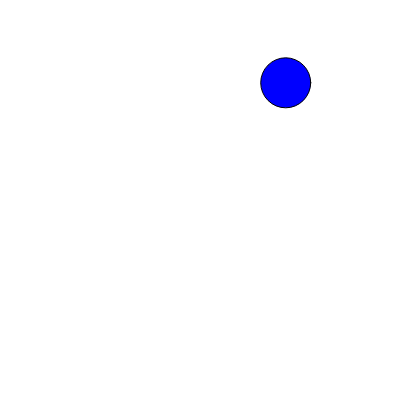
Frame 1 (no input)
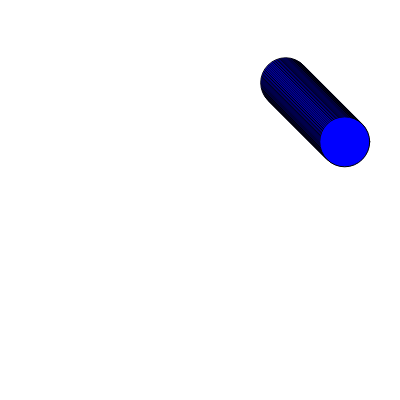
Frame 60 (no input)
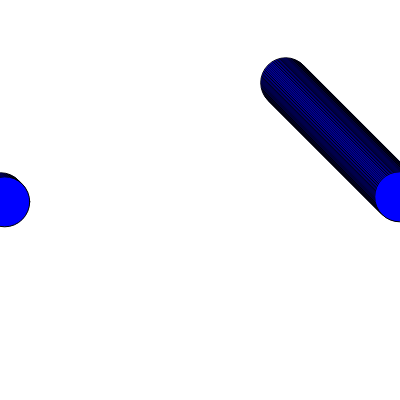
Frame 120 (the mouse pressed at the canvas centre since frame 60)

The p5.js sketch that drew these frames (run headless with seeded random() and noise() and a simulated clock; from frame 60 on, the mouse is pressed at the canvas centre):

// p5.js sketch
// ── sketch.js
let x, y

function setup() {
  let canvas = createCanvas(400, 400)
  x = random(width)
  y = random(height)
}

function draw() {
  fill(0, 0, 255)
  ellipse(x, y, 50, 50)
  x = (x + 1) % width
  y = (y + 1) % height
}
